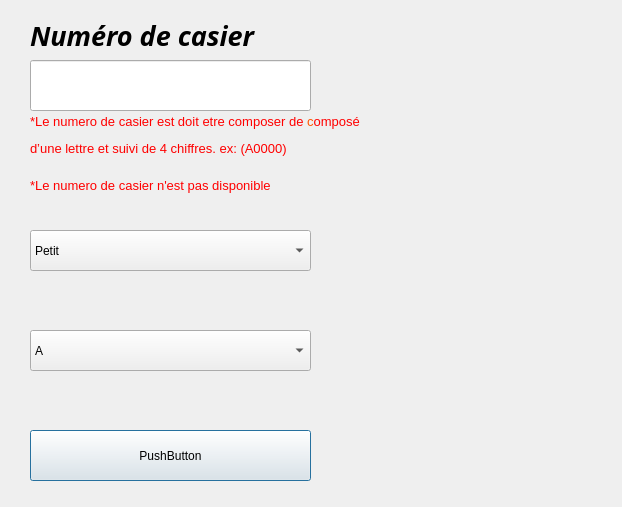
<?xml version="1.0" encoding="UTF-8"?>
<ui version="4.0">
 <class>Dialog</class>
 <widget class="QDialog" name="Dialog">
  <property name="geometry">
   <rect>
    <x>0</x>
    <y>0</y>
    <width>622</width>
    <height>507</height>
   </rect>
  </property>
  <property name="windowTitle">
   <string>Dialog</string>
  </property>
  <widget class="QLabel" name="label_erreur_numero_casier">
   <property name="enabled">
    <bool>true</bool>
   </property>
   <property name="geometry">
    <rect>
     <x>30</x>
     <y>110</y>
     <width>441</width>
     <height>51</height>
    </rect>
   </property>
   <property name="font">
    <font>
     <pointsize>10</pointsize>
     <weight>50</weight>
     <bold>false</bold>
    </font>
   </property>
   <property name="text">
    <string>&lt;html&gt;&lt;head/&gt;&lt;body&gt;&lt;p&gt;&lt;span style=&quot; color:#ff0000;&quot;&gt;*Le numero de casier est doit etre composer de &lt;/span&gt;&lt;span style=&quot; font-family:'Arial,sans-serif'; color:#ff5500;&quot;&gt;c&lt;/span&gt;&lt;span style=&quot; font-family:'Arial,sans-serif'; color:#ff0000;&quot;&gt;omposé&lt;/span&gt;&lt;/p&gt;&lt;p&gt;&lt;span style=&quot; font-family:'Arial,sans-serif'; color:#ff0000;&quot;&gt;  d’une lettre et suivi de 4 chiffres. ex: (A0000)&lt;/span&gt;&lt;/p&gt;&lt;/body&gt;&lt;/html&gt;</string>
   </property>
  </widget>
  <widget class="QLineEdit" name="lineEdit_numero_casier">
   <property name="geometry">
    <rect>
     <x>30</x>
     <y>60</y>
     <width>281</width>
     <height>51</height>
    </rect>
   </property>
   <property name="font">
    <font>
     <pointsize>12</pointsize>
     <italic>true</italic>
    </font>
   </property>
  </widget>
  <widget class="QLabel" name="label_numero_casier">
   <property name="geometry">
    <rect>
     <x>30</x>
     <y>20</y>
     <width>271</width>
     <height>31</height>
    </rect>
   </property>
   <property name="font">
    <font>
     <family>Agency FB</family>
     <pointsize>20</pointsize>
     <weight>75</weight>
     <italic>true</italic>
     <bold>true</bold>
    </font>
   </property>
   <property name="text">
    <string>Numéro de casier</string>
   </property>
  </widget>
  <widget class="QComboBox" name="comboBox_localisation">
   <property name="geometry">
    <rect>
     <x>30</x>
     <y>330</y>
     <width>281</width>
     <height>41</height>
    </rect>
   </property>
   <item>
    <property name="text">
     <string>A</string>
    </property>
   </item>
   <item>
    <property name="text">
     <string>B</string>
    </property>
   </item>
   <item>
    <property name="text">
     <string>C</string>
    </property>
   </item>
  </widget>
  <widget class="QComboBox" name="comboBox_casier">
   <property name="geometry">
    <rect>
     <x>30</x>
     <y>230</y>
     <width>281</width>
     <height>41</height>
    </rect>
   </property>
   <item>
    <property name="text">
     <string>Petit</string>
    </property>
   </item>
   <item>
    <property name="text">
     <string>Moyen</string>
    </property>
   </item>
   <item>
    <property name="text">
     <string>Grand</string>
    </property>
   </item>
  </widget>
  <widget class="QPushButton" name="pushButton_casier">
   <property name="geometry">
    <rect>
     <x>30</x>
     <y>430</y>
     <width>281</width>
     <height>51</height>
    </rect>
   </property>
   <property name="text">
    <string>PushButton</string>
   </property>
  </widget>
  <widget class="QLabel" name="label_erreur_numero_casier_2">
   <property name="enabled">
    <bool>true</bool>
   </property>
   <property name="geometry">
    <rect>
     <x>30</x>
     <y>160</y>
     <width>441</width>
     <height>51</height>
    </rect>
   </property>
   <property name="font">
    <font>
     <pointsize>10</pointsize>
     <weight>50</weight>
     <bold>false</bold>
    </font>
   </property>
   <property name="text">
    <string>&lt;html&gt;&lt;head/&gt;&lt;body&gt;&lt;p&gt;&lt;span style=&quot; color:#ff0000;&quot;&gt;*Le numero de casier n'est pas disponible&lt;/span&gt;&lt;/p&gt;&lt;/body&gt;&lt;/html&gt;</string>
   </property>
  </widget>
 </widget>
 <resources/>
 <connections/>
</ui>
